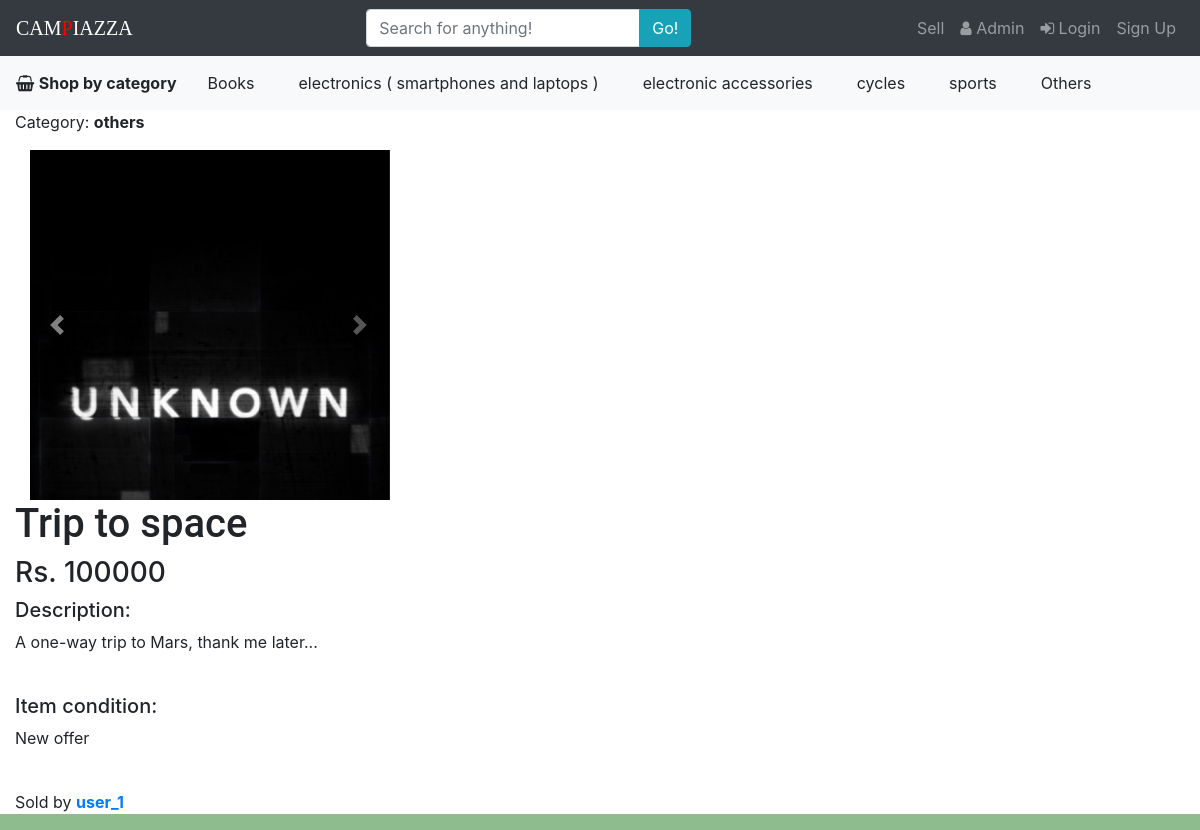
The app's page /shop/4/ with its own data.
### shop/models.py (models this page shows, shortened)
class Item(models.Model):
    name = models.CharField(max_length=50, help_text='Keep the name less than 50 characters')
    price = models.PositiveIntegerField(help_text='A reasonable price (in rupees)')
    description = models.TextField(max_length=1000)
    category = models.CharField(
        max_length=2,
        choices=(
            ('bk', 'Books'),
            ('el', 'electronics( smartphones and laptops ) '),
            ('ac', 'electronic accessories'),
            ('cy', 'cycles'),
            ('sp', 'sports'),
            ('ot', 'others'),
        ),
        default='bk'
    )
    condition = models.CharField(max_length=50,
                                 help_text="Brief statement of present condition, less than 50 characters")
    seller = models.ForeignKey(User, on_delete=models.CASCADE)
    buyer_id = models.PositiveSmallIntegerField(blank=True, null=True, default=0)
    buy_time=models.DateTimeField(blank=True, null=True)
    buyer_username = models.CharField(blank=True,null=True,max_length=100)
    buyer_address=models.CharField(blank=True,null=True,max_length=1000)
    created_datetime = models.DateTimeField(default=datetime.datetime.now)

class ItemImage(models.Model):
    item = models.ForeignKey(Item, on_delete=models.CASCADE)
    image = models.ImageField()

### shop/views.py (the view)
# urls.py: path('<int:item_id>/', views.detail, name='detail'),
def detail(request, item_id):
    item = Item.objects.get(pk=item_id)
    count = ItemImage.objects.filter(item=item).count()
    return render(request, 'details.html', {'item': item, 'range': range(count), 'count': count})

### shop/templates/details.html (shortened to what this page needs)
{% extends 'base.html' %}
{% block body %}
    <div class="container-fluid" style="background: white">
        <p>Category: <strong>{{ item.get_category_display }}</strong></p>
        {% if item.itemimage_set.all %}
            <div class="col-sm-4">
                <div id="carouselExampleIndicators" class="carousel slide" data-ride="carousel">
                    <ol class="carousel-indicators">
                        {% for i in range %}
                            <li data-target="#carouselExampleIndicators" data-slide-to="{{ i }}" {% if forloop.first %}
                                class="active" {% endif %}></li>
                        {% endfor %}
                    </ol>
                    <div class="carousel-inner" role="listbox" style=" width:100%; height: 350px !important;">
                        {% for pic in item.itemimage_set.all %}
                            <div class="carousel-item {% if forloop.first %}active {% endif %} ">
                                <img class="d-block w-100 " src="{{ pic.image.url }}" alt="first">
                            </div>
                        {% endfor %}
                    </div>
                    <a class="carousel-control-prev" href="#carouselExampleIndicators" role="button" data-slide="prev">
                        <span class="carousel-control-prev-icon" aria-hidden="true"></span>
                    </a>
                    <a class="carousel-control-next" href="#carouselExampleIndicators" role="button" data-slide="next">
                        <span class="carousel-control-next-icon" aria-hidden="true"></span>
                    </a>
                </div>
            </div>
        {% endif %}
        <h1>{{ item.name }}</h1>
        <h3>Rs. {{ item.price }}</h3>
        <h5>Description:</h5>
        <p>{{ item.description }}</p>
        <br>
        <h5>Item condition:</h5>
        <p>{{ item.condition }}</p>
        <br>
        <p>Sold by <strong><a href="{% url 'profile' item.seller.id %}">
            {% if item.seller != user %}{{ item.seller.username }}{% else %}you{% endif %}</a></strong></p>
    </div>
{% endblock %}

### shop/templates/base.html (shortened to what this page needs)
<!DOCTYPE html>
<html lang="en">
<head>
    <link rel="stylesheet" href="https://stackpath.bootstrapcdn.com/bootstrap/4.3.1/css/bootstrap.min.css"
>
    {% load staticfiles %}
    <link rel="stylesheet" type="text/css" href="{% static 'shop/base.css' %}"/>
    <link href="https://maxcdn.bootstrapcdn.com/font-awesome/4.7.0/css/font-awesome.min.css" rel="stylesheet">
</head>
<body>
<nav class="navbar navbar-expand-sm navbar-dark bg-dark">
    <a class="navbar-brand" href="{% url 'main' %}">CAM<span style="color: red">P</span>IAZZA</a>
    <div class="collapse navbar-collapse" id="collapse">
        <form class=" mx-auto my-auto w-90 d-inline " action="{% url 'search' %}" method="get">
            <div class="input-group">
                <input class="form-control " type="text" name='q' placeholder="Search for anything!">
                <span class="input-group-append">
            <button class="btn btn-info" type="submit">Go!</button>
            </span>
            </div>
        </form>
        <ul class="navbar-nav">
            <li class="nav-item">
                {% if request.user.is_authenticated %}
                    <a class="nav-link" href="{% url 'item_create' %}">Sell</a>
                {% else %}
                    <a class="nav-link" href="{% url 'login' %}">Sell</a>
                {% endif %}
            </li>
                    <li class="nav-item">
                    <a class="nav-link" href="{% url 'admin:index' %}"><span
                            class="fa fa-user"></span>&nbsp;Admin</a>
                </li>
            {% if not request.user.is_authenticated %}
                <li class="nav-item">
                    <a class="nav-link" href="{% url 'login' %}"><span class="fa fa-sign-in"></span>&nbsp;Login</a>
                </li>
                <li class="nav-item">
                    <a class="nav-link" href="{% url 'register' %}">Sign Up</a>
                </li>
            {% endif %}
        </ul>
    </div>
</nav>
<nav class="navbar navbar-expand-sm navbar-light bg-light">
    <span class="nabar-text"><span class="fa fa-shopping-basket"></span> <strong>Shop by category</strong></span>
    <div class="collapse navbar-collapse" id="collapse">
        <form class=" mx-auto my-auto w-100 d-inline " action="{% url 'filter' %}" method="get">
            <div class="input-group">
                <button class="btn " name='bk' type="submit">Books</button>&nbsp;&nbsp;&nbsp;&nbsp;
                <button class="btn " name='el' type="submit">electronics ( smartphones and laptops )</button>&nbsp;&nbsp;&nbsp;&nbsp;
                <button class="btn " name='ac' type="submit">electronic accessories</button>&nbsp;&nbsp;&nbsp;&nbsp;
                <button class="btn " name='cy' type="submit">cycles</button>&nbsp;&nbsp;&nbsp;&nbsp;
                <button class="btn " name='sp' type="submit">sports</button>&nbsp;&nbsp;&nbsp;&nbsp;
                <button class="btn " name='ot' type="submit">Others</button>
            </div>
        </form>
    </div>
</nav>
{% block body %}
{% endblock %}
</body>
</html>

### shop/static/shop/base.css (style rules this page uses)
body { background: darkseagreen url("images/back-paper-2.jpg"); background-size: cover; }
h1 { font-family: "Roboto", sans-serif; }
.navbar-brand { font-family: "Lucida Grande", cursive; }
.carousel-indicators li { display: inline-block; width: 40px; height: 10px; margin: 10px; text-indent: 0; cursor: pointer; border: none; border-radius: 20%; background-color: rgba(0,0,0,0.4); box-shadow: inset 1px 1px 1px 1px rgba(0,0,0,0.5); }
.carousel-indicators .active { margin: 10px; background-color: rgba(0,0,0,0.6); }

### records on screen
Item: category "others", name "Trip to space", price "100000", description "A one-way trip to Mars, thank me later...", condition "New offer", seller.username "user_1"
ItemImage: image (picture)
